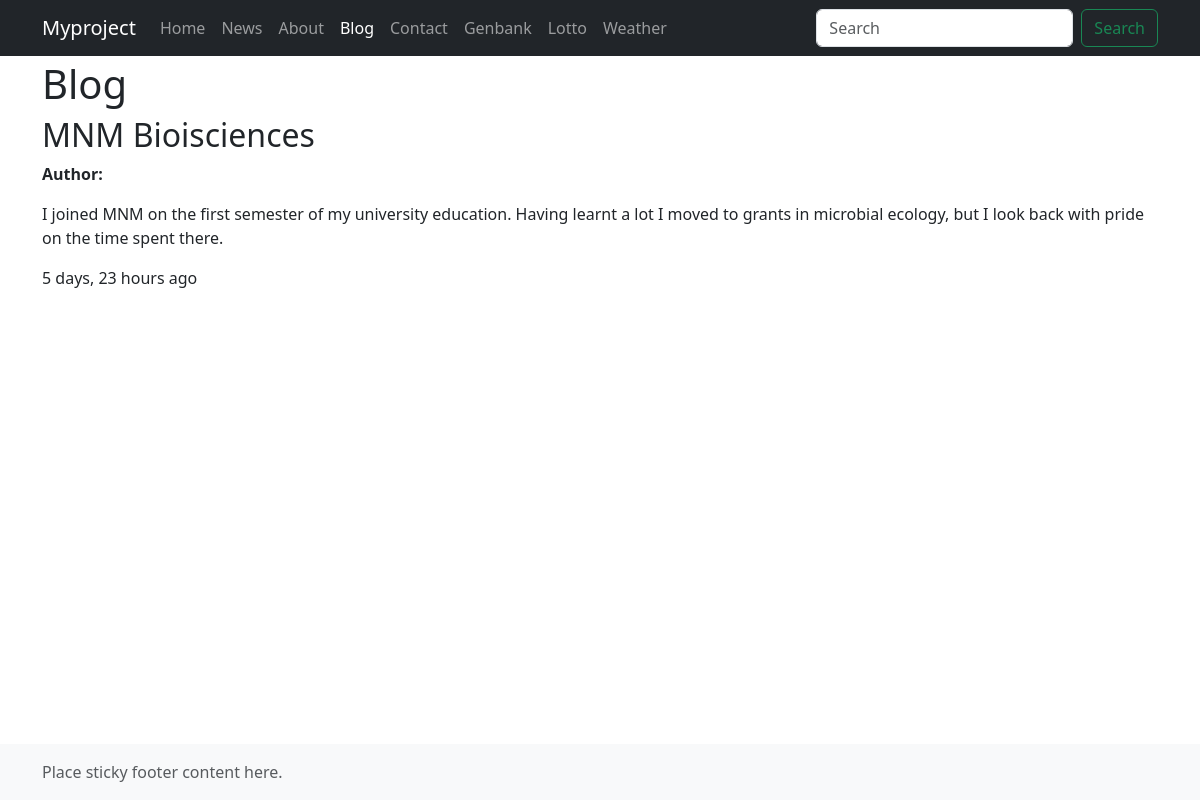
/blog/4/, run on an earlier commit of the app's database.
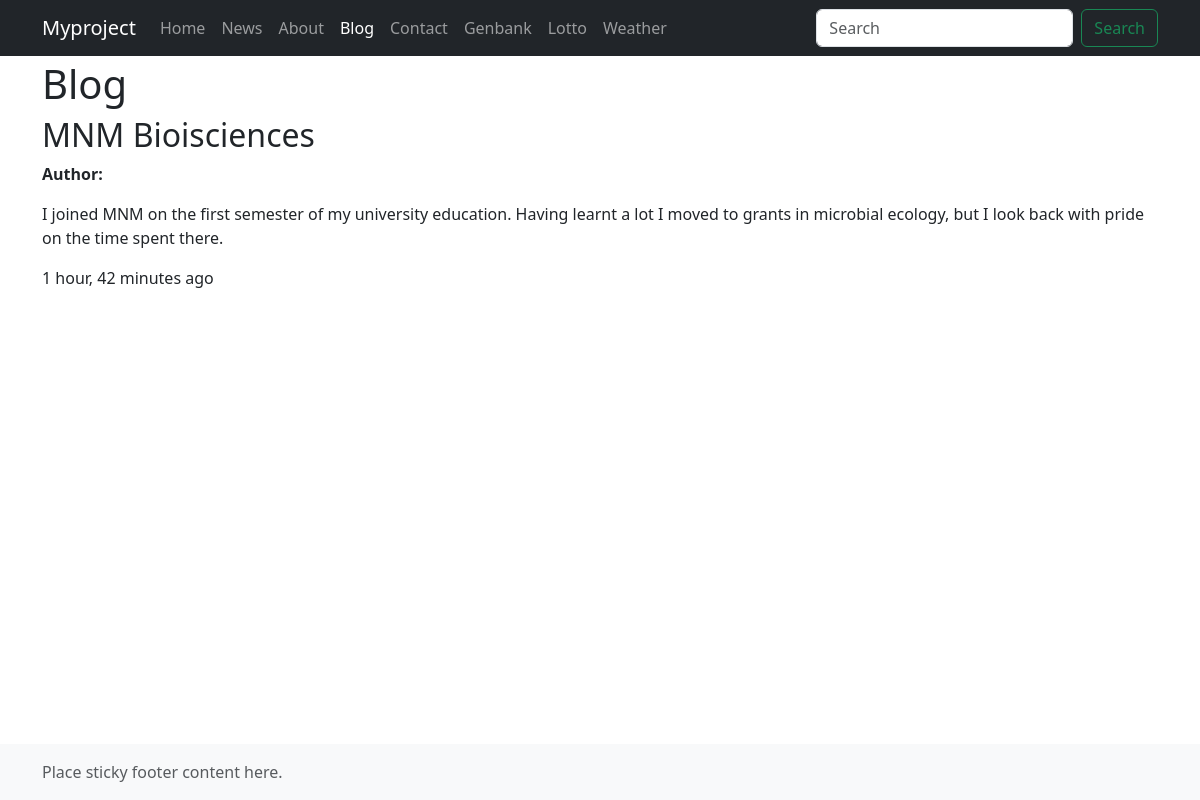
And on a later commit of the database.
### blog/models.py (models this page shows, shortened)
class Post(models.Model):
    category = models.ForeignKey(Category, on_delete=models.CASCADE, null=True)
    author = models.ForeignKey(Author, on_delete=models.CASCADE, null=True)  # New field for author
    title = models.CharField(max_length=140)
    body = models.TextField()
    date_create = models.DateTimeField(auto_now_add=True)
    date_update = models.DateTimeField(auto_now=True)
    date_publish = models.DateTimeField(blank=True, null=True)
    is_public = models.BooleanField(default=True)

### blog/views.py (the view)
# urls.py: path('<int:post_id>/', views.post_detail_view, name='post_detail_view'),
def post_detail_view(request, post_id):
    post = get_object_or_404(Post, id=post_id)
    context = {
        'object': post,
        'author': post.author,
    }
    return render(request, 'blog/post_detail.html', context)

### blog/templates/blog/post_detail.html (shortened to what this page needs)
{% extends 'myapp/base.html' %}
{% block nav-link-blog %}active{% endblock %}
{% block content %}
  <h1>Blog</h1>
    <h2>{{ object.title }}</h2>
    <p><strong>Author:</strong> {{ author.name }}</p>
    <p>{{ object.body }}</p>
    <p>{{ object.date_update|timesince }} ago</p>
{% endblock %}

### myapp/templates/myapp/base.html (shortened to what this page needs)
{% load static %}
<!doctype html>
<html lang="en" class="h-100" data-bs-theme="auto">
<head>
    <link href="https://cdn.jsdelivr.net/npm/bootstrap@5.3.3/dist/css/bootstrap.min.css" rel="stylesheet"
>
    <link rel="stylesheet" href="{% static 'myapp/css/style.css' %}">
</head>
<body class="d-flex flex-column h-100">
<header>
    <nav class="navbar navbar-expand-md navbar-dark fixed-top bg-dark">
        <div class="container">
            <a class="navbar-brand" href="#">Myproject</a>
            <div class="collapse navbar-collapse" id="navbarCollapse">
                <ul class="navbar-nav me-auto mb-2 mb-md-0">
                    <li class="nav-item">
                        <a class="nav-link {% block nav-link-home %}{% endblock %}" aria-current="page"
                           href="{% url 'myapp:home' %}">Home</a>
                    </li>
                    <li class="nav-item">
                        <a class="nav-link {% block nav-link-news %}{% endblock %}" aria-current="page"
                           href="{% url 'news:index' %}">News</a>
                    </li>
                    <li class="nav-item">
                        <a class="nav-link {% block nav-link-about %}{% endblock %}" aria-current="page"
                           href="{% url 'myapp:about' %}">About</a>
                    </li>
                    <li class="nav-item">
                        <a class="nav-link {% block nav-link-blog %}{% endblock %}" aria-current="page"
                           href="{% url 'blog:post_list_view' %}">Blog</a>
                    </li>
                    <li class="nav-item">
                        <a class="nav-link {% block nav-link-contact %}{% endblock %}" aria-current="page"
                           href="{% url 'myapp:contact' %}">Contact</a>
                    </li>
                    <li class="nav-item">
                        <a class="nav-link {% block nav-link-genbank %}{% endblock %}" aria-current="page"
                           href="{% url 'myapp:genbank' %}">Genbank</a>
                    </li>
                    <li class="nav-item">
                        <a class="nav-link {% block nav-link-lotto %}{% endblock %}" aria-current="page"
                           href="{% url 'news:lotto' %}">Lotto</a>
                    </li>
                    <li class="nav-item">
                        <a class="nav-link {% block nav-link-weather %}{% endblock %}" aria-current="page"
                           href="{% url 'weather:index' %}">Weather</a>
                    </li>
                </ul>
                <form class="d-flex" role="search">
                    <input class="form-control me-2" type="search" placeholder="Search" aria-label="Search">
                    <button class="btn btn-outline-success" type="submit">Search</button>
                </form>
            </div>
        </div>
    </nav>
</header>
<main class="flex-shrink-0">
    <div class="container">
        {% block content %}
        {% endblock %}
    </div>
</main>
<footer class="footer mt-auto py-3 bg-body-tertiary">
    <div class="container">
        <span class="text-body-secondary">Place sticky footer content here.</span>
    </div>
</footer>
</body>
</html>

### myapp/static/myapp/css/style.css (style rules this page uses)
main > .container { padding-top: 60px; }

What changed in the data, as far as the page shows it:
changed Post "MNM Bioisciences": date_update "5 days, 23 hours" → "1 hour, 42 minutes"
